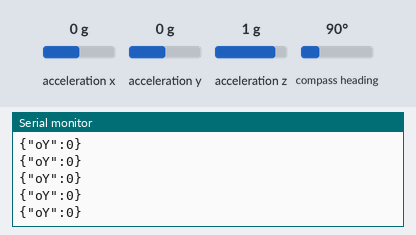
Simulated run of this sketch. Board: Arduino Uno, built for the host (arithmetic inside an expression is 32-bit, double 64-bit). On the bench: the last lines printed to the serial monitor. The inputs (shaded band) are chosen by the test bench; at power-on: acceleration x 0 g, acceleration y 0 g, acceleration z 1 g, compass heading 90°.

Above: at 2.2 s.
2.3 s: acceleration x set to -1.4 g
At 2.32 s:
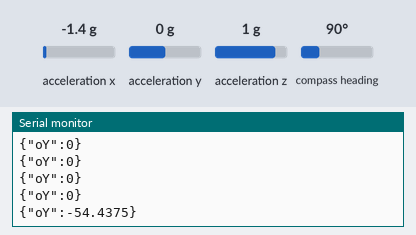
3.8 s: acceleration y set to -1.4 g
At 3.85 s:
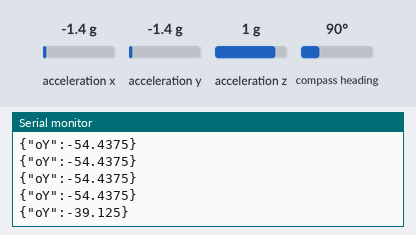
5.3 s: acceleration z set to -1.4 g
At 5.37 s:
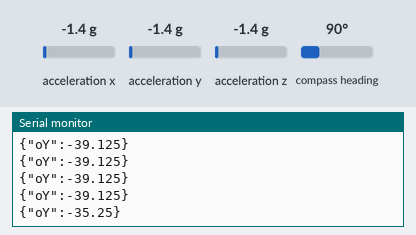
Timing chart, 0 to 8.3 s (numbered marks = the images above; inputs shaded):
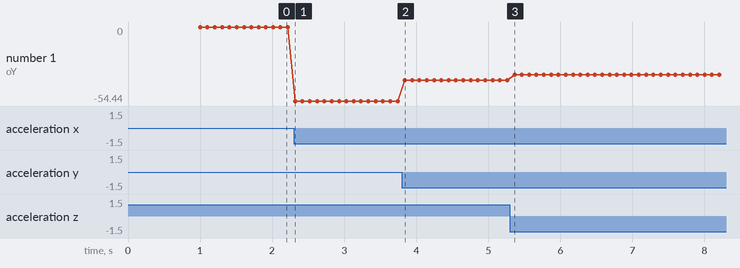

The sketch:

grow-a-jungle.ino
```cpp
/*
 * Creation & Computation - Digital Futures, OCAD University
 * Kate Hartman / Nick Puckett
 *
 * Orientation Sensor: https://github.com/adafruit/Adafruit_Sensor
 * Simple Read and print of the X Y Z angles of orientation in degrees
 * For Arduino Micro
 * O Sensor       Arduino
 * SDA*            D2
 * SCL*            D3
 *
 * *You must connect a 4.7K resistor between the SDA connection on the sensor and +5V
 * *You must connect a 4.7K resistor between the SCL connection on the sensor and +5V
 *
 *
 * This example sends the values over the serial port using the JSON protocol
 *
 *
 *
 */
#include <Wire.h>
#include <Adafruit_Sensor.h>
#include <Adafruit_BNO055.h>
#include <utility/imumaths.h>

#include <ArduinoJson.h>
//*****BE SURE TO INSTALL VERSION 5.13.3 OF THE LIBRARY IT INSTALL V6BETA BY DEFAULT


Adafruit_BNO055 orientationSensor = Adafruit_BNO055();  //create a orienation sensor object


unsigned long lastRead;   //used for the sampleRate timer
int sampleRate = 100;     //the sampleRate for reading the sensor.  Without this it will crash.


float yOrientation;     //holds the Y orientation    Degrees


void setup()
{
  Serial.begin(9600);


  if(!orientationSensor.begin()) //connect to the sensor and print an error if there is a problem
  {

    Serial.println("Can't connect to the Sensor. Check the Wiring");
    while(1);
  }

  delay(1000);  ///wait for one second for everything to start up.

  orientationSensor.setExtCrystalUse(true);
}

void loop()
{

  if(millis()-lastRead>=sampleRate)
  {

  sensors_event_t event; //create an event variable
  orientationSensor.getEvent(&event); //pass it to the BNO055 object

  //get the values
  yOrientation = event.orientation.y;


/////////////////////////////create the message for p5
  DynamicJsonBuffer messageBuffer(200);                     //create a buffer in memory to hold the json object
  JsonObject& p5Send= messageBuffer.createObject();        //create the object
  p5Send["oY"]=yOrientation;                                //create a parameter called oY and assign the value from the sensor
                                                            //*Note you will need to remember the parameter name to access the data in p5
  p5Send.printTo(Serial);                                   //send the JSON object over the Serial Port
  Serial.println();                                         //print a newline character to separate the messages
////////////////////////////create the message for p5

  lastRead = millis(); //save the value of the current time so the timer works
  }
}
```

Measured:
- after the input at 2.3 s, the serial monitor: prints a new line at once (image 1)
- after the input at 3.8 s, the serial monitor: prints a new line at once (image 2)
- after the input at 5.3 s, the serial monitor: prints a new line after 0.07 s (image 3)
- plotted number 1: 0 → -54.44 after the input at 2.3 s, -54.44 → -39.12 after the input at 3.8 s, -39.12 → -35.25 after the input at 5.3 s
